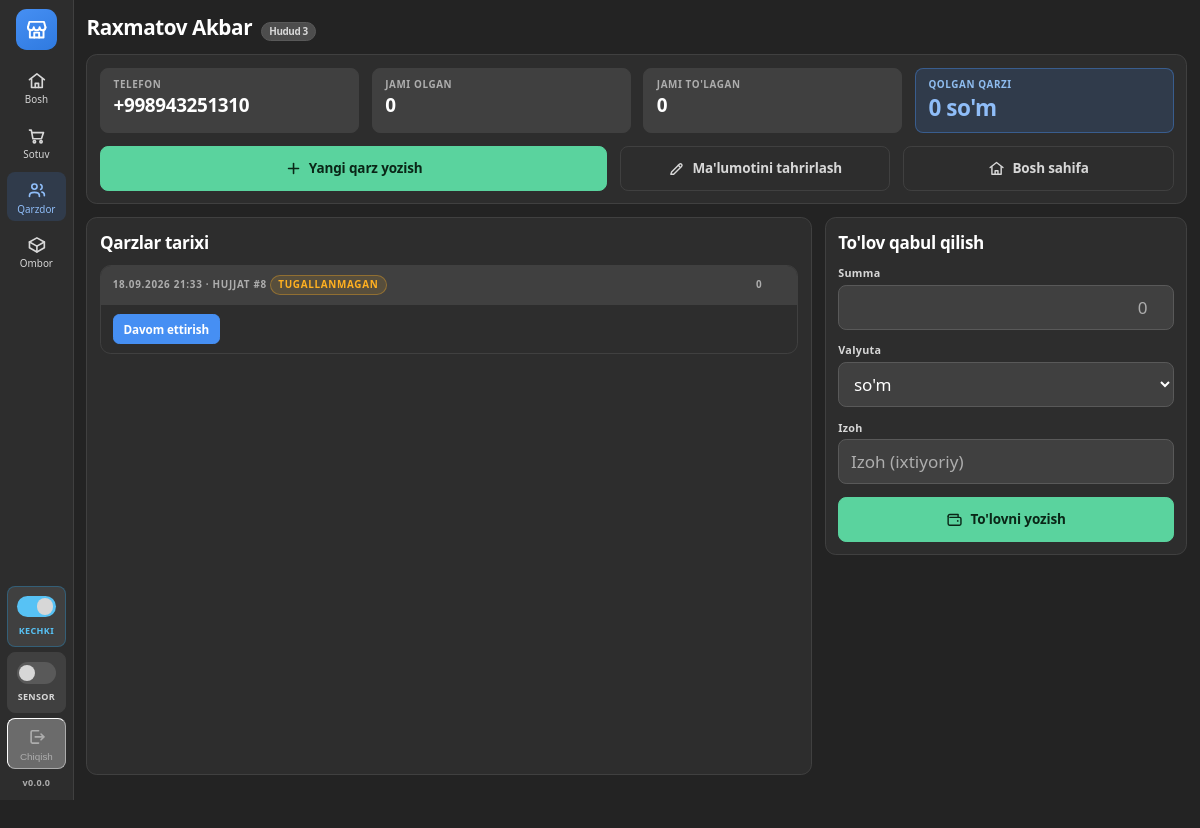
/qarzdor/4/ (signed in), run on an earlier commit of the app's database.
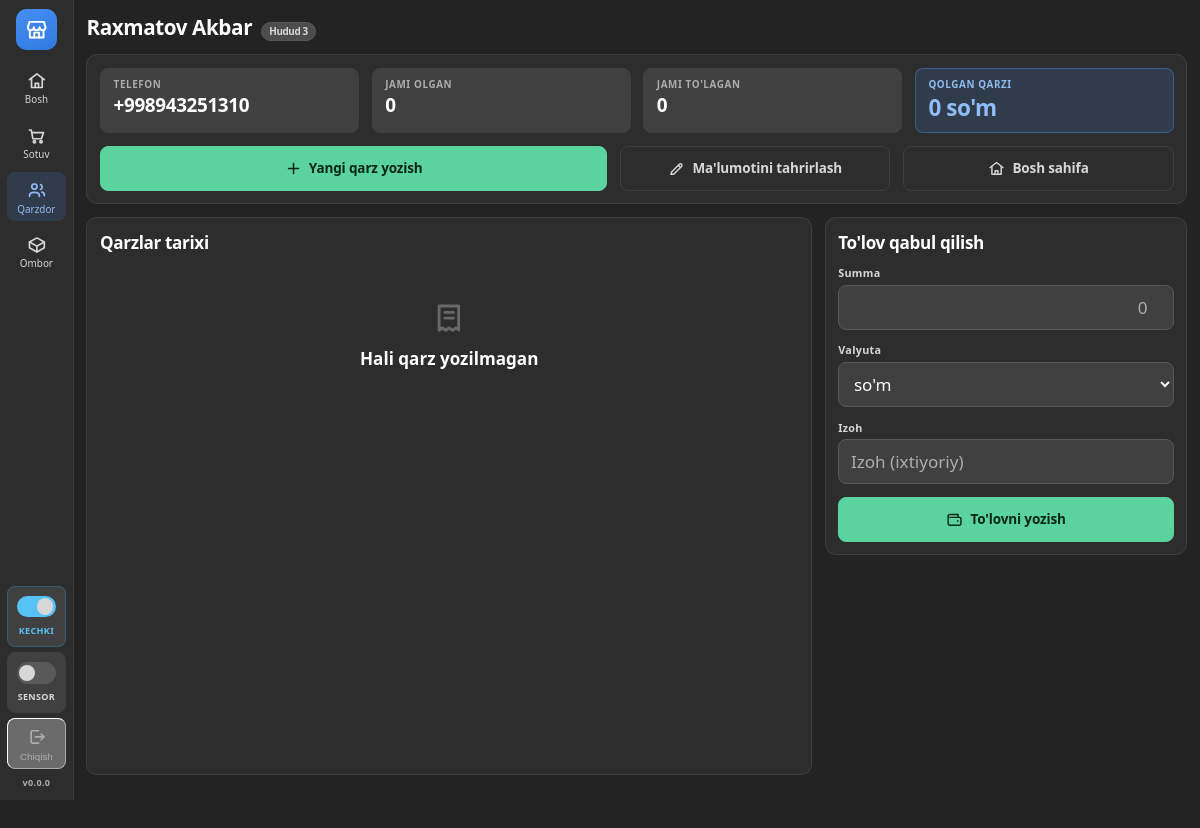
And on a later commit of the database.
### qarz/models.py (models this page shows, shortened)
class Qarz(models.Model):
    qarzdor = models.ForeignKey(Qarzdor, on_delete=models.CASCADE, related_name="qarzlar")
    sotuv = models.OneToOneField(
        "sotuv.Sotuv", on_delete=models.SET_NULL, null=True, blank=True,
        related_name="qarz", verbose_name="Qaysi chekdan",
        help_text="Naqd sotuvda pul yetmay qolgan qismi shu yerga yoziladi.",
    )
    sana = models.DateTimeField("Sana", auto_now_add=True)
    jami = models.DecimalField("Jami so'm", max_digits=14, decimal_places=2, default=0)
    jami_dollar = models.DecimalField("Jami dollar", max_digits=12, decimal_places=2, default=0)
    kurs = models.DecimalField("Dollar kursi", max_digits=12, decimal_places=2, default=0)
    qaytarilgan_summa = models.DecimalField("Qaytarilgan so'm", max_digits=14,
                                            decimal_places=2, default=0)
    qaytarilgan_summa_dollar = models.DecimalField("Qaytarilgan dollar", max_digits=12,
                                                   decimal_places=2, default=0)
    izoh = models.CharField("Izoh", max_length=200, blank=True)
    yakunlangan = models.BooleanField("Yakunlangan", default=False)
    class Meta:
        verbose_name = "Qarz"
        verbose_name_plural = "Qarzlar"
        ordering = ["-sana"]
    @property
    def chekdanmi(self):
        return self.sotuv_id is not None
    @property
    def oldindan(self):
        jami = self.tolovlar.filter(valyuta=Valyuta.SOM).aggregate(s=Sum("summa"))["s"]
        return jami or Decimal("0")
    @property
    def oldindan_dollar(self):
        jami = self.tolovlar.filter(valyuta=Valyuta.DOLLAR).aggregate(s=Sum("summa"))["s"]
        return jami or Decimal("0")
    @property
    def oldindan_tolanganmi(self):
        return self.oldindan > 0 or self.oldindan_dollar > 0
    @property
    def sof_jami(self):
        return self.jami - self.qaytarilgan_summa
    @property
    def sof_jami_dollar(self):
        return self.jami_dollar - self.qaytarilgan_summa_dollar
    @property
    def qaytarilganmi(self):
        return (self.qaytarilgan_summa > 0 or self.qaytarilgan_summa_dollar > 0
                or any(q.qaytarilgan for q in self.qatorlar.all()))

### qarz/views.py (the view)
# urls.py: path("qarzdor/<int:pk>/", views.qarzdor_karta, name="qarzdor_karta"),
def qarzdor_karta(request, pk):
    qarzdor = get_object_or_404(Qarzdor.objects.select_related("hudud"), pk=pk)
    return render(request, "qarz/qarzdor_karta.html", {
        "qarzdor": qarzdor,
        "qarzlar": qarzdor.qarzlar.prefetch_related("qatorlar__mahsulot"),
        "tolovlar": qarzdor.tolovlar.all()[:20],
        "tolov_form": TolovForm(),
    })

### qarz/forms.py (shortened to what this page needs)
class TolovForm(forms.ModelForm):
    def __init__(self, *args, **kwargs):
        super().__init__(*args, **kwargs)
        self.fields["valyuta"].required = False
    class Meta:
        model = Tolov
        fields = ["summa", "valyuta", "izoh"]
        widgets = {
            "summa": forms.NumberInput(attrs={"class": "kirish raqam-maydon", "step": "0.01",
                                              "inputmode": "decimal", "placeholder": "0"}),
            "valyuta": forms.Select(attrs={"class": "kirish"}),
            "izoh": forms.TextInput(attrs={"class": "kirish", "placeholder": "Izoh (ixtiyoriy)"}),
        }

### config/kontekst.py (called while the page is built)
def _oqi():
    yol = getattr(settings, "VERSIYA_FAYL", None)
    if yol is None or not yol.exists():
        return getattr(settings, "VERSIYA", "")
    vaqt = yol.stat().st_mtime
    if _xotira["vaqt"] != vaqt:
        _xotira["vaqt"] = vaqt
        _xotira["qiymat"] = yol.read_text(encoding="utf-8").strip()
    return _xotira["qiymat"]

def versiya(request):
    return {"versiya": _oqi()}

### qarz/models.py (called while the page is built)
    @property
    def toliq_ism(self):
        return f"{self.familiya} {self.ism}"

    @property
    def balans(self):
        return self.jami_qarz - self.jami_tolov

### templates/qarz/qarzdor_karta.html (shortened to what this page needs)
{% extends "base.html" %}
{% load xozmag %}
{% block tana %}
<div class="sahifa-keng karta-sahifa">
  <div class="sarlavha">
    {{ qarzdor.toliq_ism }}
    <span class="nishon">{{ qarzdor.hudud.nom }}</span>
  </div>
  <div class="quti">
    <div class="qator">
      <div class="korsatkich">
        <div class="nomi">Telefon</div>
        <div class="qiymati">{{ qarzdor.telefon|default:"—" }}</div>
      </div>
      <div class="korsatkich">
        <div class="nomi">Jami olgan</div>
        <div class="qiymati">{{ qarzdor.jami_qarz|pul }}</div>
      </div>
      <div class="korsatkich">
        <div class="nomi">Jami to'lagan</div>
        <div class="qiymati">{{ qarzdor.jami_tolov|pul }}</div>
      </div>
      <div class="korsatkich diqqat">
        <div class="nomi">Qolgan qarzi</div>
        <div class="qiymati">{{ qarzdor.balans|pul }} so'm</div>
      </div>
    </div>
    <div class="qator" style="margin-top:var(--oraliq)">
      <a class="tugma yashil" href="{% url 'qarz:qarz_boshlash' qarzdor.pk %}" style="flex:2">
        <svg class="ikon"><use href="#i-plus"></use></svg> Yangi qarz yozish
      </a>
      <a class="tugma tinch" href="{% url 'qarz:qarzdor_tahrir' qarzdor.pk %}">
        <svg class="ikon"><use href="#i-qalam"></use></svg> Ma'lumotini tahrirlash
      </a>
      <a class="tugma tinch" href="{% url 'qarz:boshlash' %}">
        <svg class="ikon"><use href="#i-uy"></use></svg> Bosh sahifa
      </a>
    </div>
  </div>
  <div class="qator karta-setka" style="align-items:stretch">
    <div style="flex:2;min-width:420px;display:flex;min-height:0">
      <div class="quti karta-ustun">
        <h2>Qarzlar tarixi</h2>
        {% for q in qarzlar %}
          <div class="jadval-quti">
            <table class="jadval">
              <thead>
                <tr>
                  <th>
                    {{ q.sana|date:"d.m.Y H:i" }} &middot; hujjat #{{ q.pk }}
                    {% if not q.yakunlangan %}
                      <span class="nishon ogoh">Tugallanmagan</span>
                    {% endif %}
                  </th>
                  <th class="son">
                    {% if not q.sof_jami and not q.sof_jami_dollar %}0{% endif %}
                  </th>
                  <th style="width:1%"></th>
                </tr>
              </thead>
              <tbody>
                {% if not q.yakunlangan %}
                  <tr>
                    <td colspan="3">
                      <a class="tugma asosiy kichik" href="{% url 'qarz:qarz_tahrir' q.pk %}">
                        Davom ettirish
                      </a>
                    </td>
                  </tr>
                {% endif %}
              </tbody>
            </table>
          </div>
        {% empty %}
          <div class="bosh-holat">
            <svg class="ikon"><use href="#i-chek"></use></svg>
            <b>Hali qarz yozilmagan</b>
          </div>
        {% endfor %}
      </div>
    </div>
    <div style="flex:1;min-width:300px">
      <div class="quti">
        <h2>To'lov qabul qilish</h2>
        <form method="post" action="{% url 'qarz:tolov_qoshish' qarzdor.pk %}">
          {% for maydon in tolov_form %}
            <div class="maydon">
              <label for="{{ maydon.id_for_label }}">{{ maydon.label }}</label>
              {{ maydon }}
            </div>
          {% endfor %}
          <button type="submit" class="tugma yashil keng">
            <svg class="ikon"><use href="#i-hamyon"></use></svg> To'lovni yozish
          </button>
        </form>
      </div>
    </div>
  </div>
</div>
{% endblock %}

What changed in the data, as far as the page shows it:
removed Qarz: sana "18.09.2026 21:33", pk "8", yakunlangan "TUGALLANMAGAN", jami "0"
Also different on the page:
text now shown: "Hali qarz yozilmagan"
